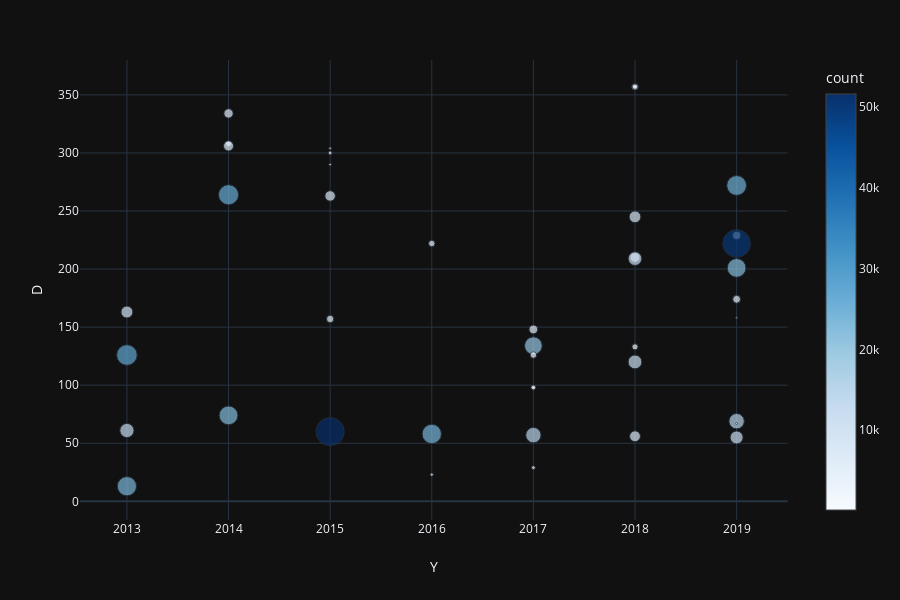

The notebook cell this image was saved under:
### Code cell
fig = px.scatter(df, x="Y", y='D', size='count', color='count',  color_continuous_scale=px.colors.sequential.Blues, template='plotly_dark', hover_name='name')
fig.show()

### Figure 1 — Plotly figure (JSON) as saved in the notebook; plotly's stock layout.template omitted (floating-point values rounded to 4 significant figures)
{"data": [{"hoverlabel": {"namelength": 0}, "hovertemplate": "<b>%{hovertext}</b><br><br>Y=%{x}<br>D=%{y}<br>count=%{marker.color}", "hovertext": ["#Отпускай", "#КПРФзаВыборы", "#митингЗАсвободу", "#ЗаДопускНаВыборы", "#ОбществоТребуетСправедливости", "#свободуГолунову", "#ПротивИзоляцииРунета", "8 марта - отметим правильно", "#маршНемцова", "Останови Ликсутова", "Народ против строительного произвола", "В защиту Воронцовского парка", "#ПротивПенсионнойРеформы", "#ПротивГрабежа", "#ПротивПенсионнойРеформы", "#ЗаИнтернет", "За #Telegram", "#МаршНемцова", "#ПротивЗастройки", "#нетреновации", "#6мая", "#НоваяОппозиция", "Митинг #КПРФ", "#МаршНемцова", "#В_защиту_троллейбуса", "#ВЗащитуИнтернета", "#МаршПамяти", "Митинг против репрессий", "Митинг автомобилистов в районе #Отрадное", "Митинг против расширения платных парковоМ", "Нет войне", "#Засменяемостьвласти", "#МитингЗаНауку", "#МаршПамяти", "#МитингВрачей", "Русский марш", "Остановить развал медицины Москвы", "Марш мира - 2", "Марш мира", "Марш против палачей", "За свободу!", "Марш в защиту детей", "Шествие против закона подлецов"], "legendgroup": "", "marker": {"color": [25200, 4200, 50000, 22500, 3900, 250, 15300, 250, 10800, 2900, 1750, 120, 8900, 6200, 12000, 2400, 12300, 7600, 4900, 20200, 2800, 590, 1600, 15200, 960, 2640, 24200, 680, 415, 925, 420, 7100, 3500, 51600, 5600, 2300, 6600, 26100, 22800, 9200, 27500, 13000, 24000], "coloraxis": "coloraxis", "size": [25200, 4200, 50000, 22500, 3900, 250, 15300, 250, 10800, 2900, 1750, 120, 8900, 6200, 12000, 2400, 12300, 7600, 4900, 20200, 2800, 590, 1600, 15200, 960, 2640, 24200, 680, 415, 925, 420, 7100, 3500, 51600, 5600, 2300, 6600, 26100, 22800, 9200, 27500, 13000, 24000], "sizemode": "area", "sizeref": 129, "symbol": "circle"}, "mode": "markers", "name": "", "showlegend": false, "type": "scatter", "x": [2019, 2019, 2019, 2019, 2019, 2019, 2019, 2019, 2019, 2018, 2018, 2018, 2018, 2018, 2018, 2018, 2018, 2018, 2017, 2017, 2017, 2017, 2017, 2017, 2017, 2016, 2016, 2016, 2015, 2015, 2015, 2015, 2015, 2015, 2014, 2014, 2014, 2014, 2014, 2013, 2013, 2013, 2013], "xaxis": "x", "y": [272, 229, 222, 201, 174, 158, 69, 67, 55, 357, 357, 247, 245, 210, 209, 133, 120, 56, 148, 134, 126, 98, 98, 57, 29, 222, 58, 23, 304, 300, 290, 263, 157, 60, 334, 308, 306, 264, 74, 163, 126, 61, 13], "yaxis": "y"}], "layout": {"coloraxis": {"colorbar": {"title": {"text": "count"}}, "colorscale": [[0, "rgb(247,251,255)"], [0.125, "rgb(222,235,247)"], [0.25, "rgb(198,219,239)"], [0.375, "rgb(158,202,225)"], [0.5, "rgb(107,174,214)"], [0.625, "rgb(66,146,198)"], [0.75, "rgb(33,113,181)"], [0.875, "rgb(8,81,156)"], [1, "rgb(8,48,107)"]]}, "height": 600, "legend": {"itemsizing": "constant", "tracegroupgap": 0}, "margin": {"t": 60}, "xaxis": {"anchor": "y", "domain": [0, 0.98], "title": {"text": "Y"}}, "yaxis": {"anchor": "x", "domain": [0, 1], "title": {"text": "D"}}}}
